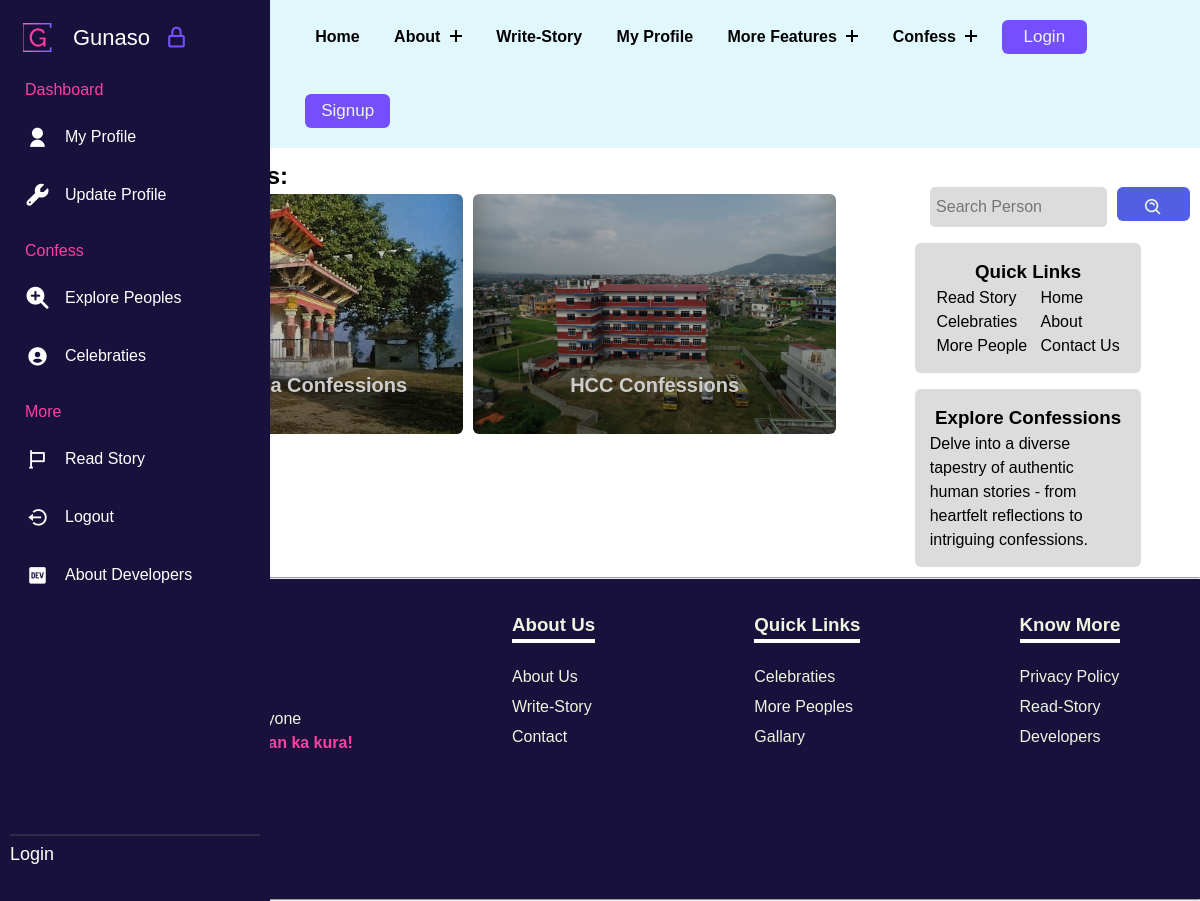
The page /groups/ on the database as committed earlier.
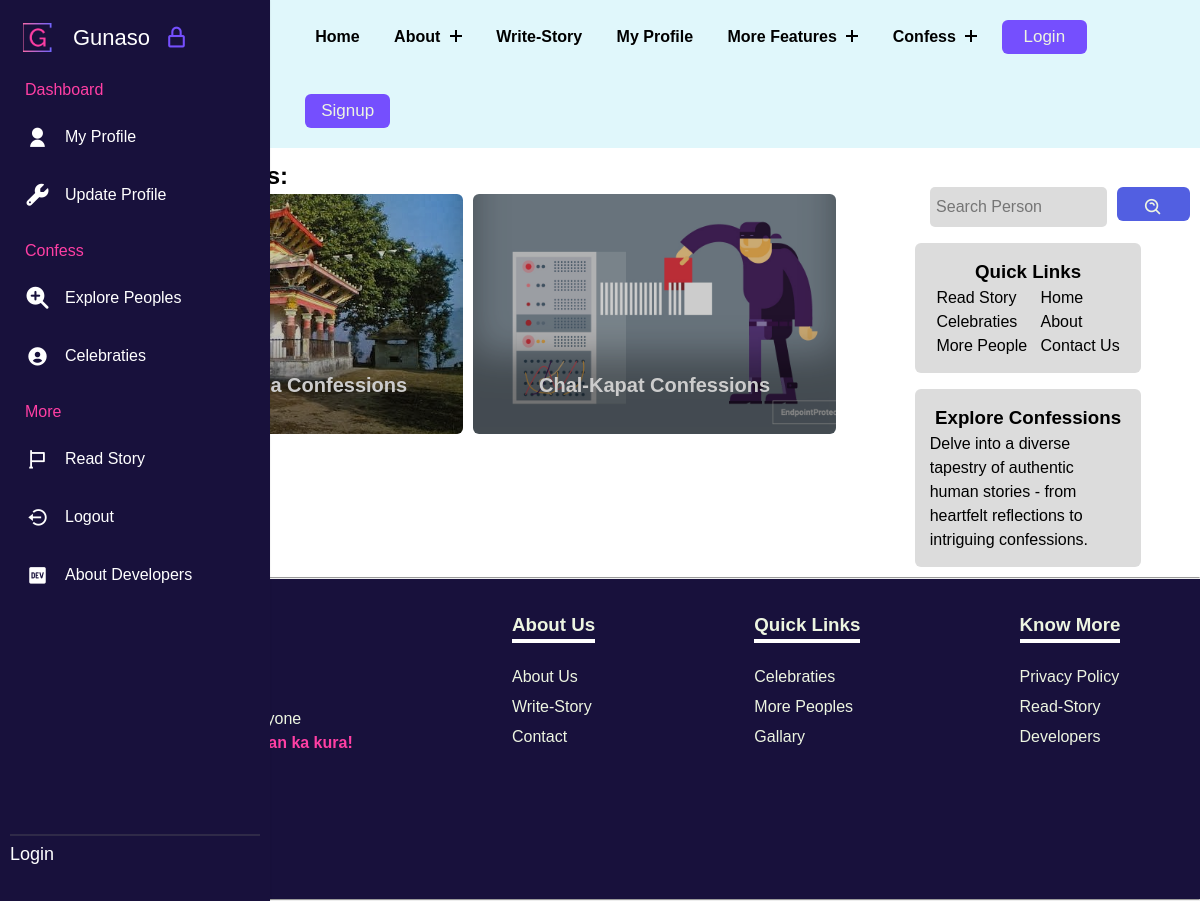
The same page on the database as committed later.
### gunasoApp/models.py (models this page shows, shortened)
class ConfessGroup(models.Model):
    sno = models.AutoField(primary_key=True)
    Groupname = models.CharField(max_length=30)
    owner = models.ForeignKey(User, on_delete=models.CASCADE, related_name = "owner", blank=True, default="")
    creationDate = models.DateField(auto_now_add=True)
    slug = models.CharField(max_length=130,unique=True, blank=True)
    image = models.ImageField(upload_to="gunasoApp/images/groupImages", blank=True, default="upload-image")
    introduction = models.TextField(blank=True)

### gunasoApp/views.py (the view)
# urls.py: path('groups/',views.groups, name='groups'),
def groups(request):
    allgroups = ConfessGroup.objects.all()
    context = {"allgroups":allgroups}
    return render(request, 'groups.html', context)

### templates/groups.html (shortened to what this page needs)
{% extends 'base.html' %}
{% load static %}
    {% block base_style%}
    {{ block.super }}
    <link rel="stylesheet" href="{% static 'styles/groups.css' %}">
    {% endblock base_style%}
    {% block content %}
    <div class="groupsmain">
        <div class="containflex">
            <div class="leftside">
                <h2>Explore <span class="blue">Groups:</span></h2>
                <div class="gridcontain">
                    {% for allgroups in allgroups %}
                    <a href="/groups/{{allgroups.slug}}" data-aos="fade-up">
                        <div class="card" style="background-image: url(../media/{{allgroups.image}});">
                            <h2>{{allgroups.Groupname}}</h2>
                        </div>
                    </a>
                    {% endfor %}
                </div>
            </div>
            <div class="rightside">
                <div class="searchdiv" data-aos="fade-down">
                    <form method="get" action="{% url 'searchperson' %}">
                        <input class="searchinp" type="search" placeholder="Search Person" aria-label="Search"
                            name="query" id="query">
                        <button class="copybtn" type="submit" style="margin: 0;">
                            <i class='bx bx-search-alt'></i>
                        </button>
                    </form>
                </div>
                <div class="catandside">
                    <div class="categoriesdiv" data-aos="fade-down">
                        <h3>Quick Links</h3>
                        <div class="uls">
                            <ul class="lineone">
                                <li><a href="/read-story">Read Story</a></li>
                                <li><a href="/topics">Celebraties</a></li>
                                <li><a href="#">More People</a></li>
                            </ul>
                            <ul class="lineone">
                                <li><a href="/">Home</a></li>
                                <li><a href="/about">About</a></li>
                                <li><a href="/contact">Contact Us</a></li>
                            </ul>
                        </div>
                    </div>
                    <div class="categoriesdiv" data-aos="fade-up">
                        <h3>Explore Confessions</h3>
                        <p>Delve into a diverse tapestry of authentic human stories - from heartfelt reflections to
                            intriguing confessions.</p>
                    </div>
                </div>
            </div>
        </div>
    </div>
    {% endblock %}

### templates/base.html (shortened to what this page needs)
{% load static %}
<!DOCTYPE html>
<html lang="en">
<head>
    {% block base_style%}
    <link rel="stylesheet" href="{% static 'styles/base.css' %}">
    <link href="https://unpkg.com/aos@2.3.1/dist/aos.css" rel="stylesheet">
    {% endblock base_style%}
    <link rel="stylesheet" href="https://cdnjs.cloudflare.com/ajax/libs/font-awesome/4.7.0/css/font-awesome.min.css" />
    <link href="https://cdn.jsdelivr.net/npm/remixicon@4.0.0/fonts/remixicon.css" rel="stylesheet" />
    <link flex href="https://unpkg.com/boxicons@2.1.4/css/boxicons.min.css" rel="stylesheet" />
</head>
<body>
    <header class="header">
        <div class="container_nav">
            <div class="header-main">
                <div class="logo">
                    <a href="/">
                        <div class="contentlogo">
                            <h2 class="text" data-text="Gunaso">
                            </h2>
                         </div>
                    </a>
                </div>
                <nav class="nav-menu">
                    <ul class="menu">
                        <li class="menu-item">
                            <a href="/">Home</a>
                        </li>
                        <li class="menu-item menu-item-has-children">
                            <a href="#" data-toggle="sub-menu">About <i class="plus"></i></a>
                        </li>
                        <li class="menu-item">
                            <a href="{% url 'writestory' %}">write-Story</a>
                        </li>
                        <li class="menu-item">
                            <a href="/user/{{request.user}}">My Profile</a>
                        </li>
                        <li class="menu-item menu-item-has-children">
                            <a href="#" data-toggle="sub-menu">More Features <i class="plus"></i></a>
                        </li>
                        <li class="menu-item menu-item-has-children">
                            <a href="#" data-toggle="sub-menu">Confess <i class="plus"></i></a>
                        </li>
                        {% if user.is_authenticated %}
                        <button id="logoutbtn" onclick="logoutfunc()">
                            Logout
                        </button>
                        {% else %}
                        <button id="loginbtn" onclick="loginfunc()">
                            Login
                        </button>
                        <button id="signupbtn" onclick="signupfunc()">
                            Signup
                        </button>
                        {% endif %}
                    </ul>
                </nav>
            </div>
        </div>
    </header>
    <nav class="sidebar hoverable close">
        <div class="logo_items flex">
            <span class="nav_image">
                <img src="{% static 'images/logos/g-high-resolution-logo-transparent.png' %}" alt="logo_img" />
            </span>
            <span class="logo_name">Gunaso</span>
            <i class="bx bx-lock-alt" id="lock-icon" title="Unlock Sidebar"></i>
        </div>
        <div class="menu_container">
            <div class="menu_items">
                <ul class="menu_item">
                    <div class="menu_title flex">
                        <span class="title">Dashboard</span>
                    </div>
                    <li class="item">
                        <a href="/user/{{request.user}}" class="link flex">
                            <i class="ri-user-fill"></i>
                            <span>My Profile</span>
                        </a>
                    </li>
                    <li class="item">
                        <a href="{% url 'update_profile' %}" class="link flex">
                            <i class="fa-solid fa-wrench"></i>
                            <span>Update Profile</span>
                        </a>
                    </li>
                </ul>
                <ul class="menu_item">
                    <div class="menu_title flex">
                        <span class="title">Confess</span>
                    </div>
                    <li class="item">
                        <a href="{% url 'person' %}" class="link flex">
                            <i class="fa-solid fa-magnifying-glass-plus"></i>
                            <span>Explore Peoples</span>
                        </a>
                    </li>
                    <li class="item">
                        <a href="{% url 'topics' %}" class="link flex">
                            <i class='bx bxs-user-circle'></i>
                            <span>Celebraties</span>
                        </a>
                    </li>
                </ul>
                <ul class="menu_item">
                    <div class="menu_title flex">
                        <span class="title">More</span>
                    </div>
                    <li class="item">
                        <a href="{% url 'readstory' %}" class="link flex">
                            <i class="bx bx-flag"></i>
                            <span>Read Story</span>
                        </a>
                    </li>
                    <li class="item">
                        <a href="{% url 'logout' %}" class="link flex">
                            <i class='bx bx-log-out-circle'></i>
                            <span>Logout</span>
                        </a>
                    </li>
                    <li class="item">
                        <a href="{% url 'developers' %}" class="link flex">
                            <i class='bx bxl-dev-to'></i>
                            <span>About Developers</span>
                        </a>
                    </li>
                </ul>
            </div>
            <div class="sidebar_profile flex">
                {% if user.is_authenticated %}
                <span class="nav_image">
                    <img src="{{request.user.Profile.image.url}}" alt="logo_img" style="border-radius: 50%; height: 35px; width:35px;" />
                </span>
                <div class="data_text">
                    <span class="name">{{request.user}}</span>
                    <br>
                    <span class="email">{{request.user.email}}</span>
                </div>
                {% else %}
                <span class="name">Login</span>
                {% endif %}
            </div>
        </div>
    </nav>
    {% block content %} {% endblock %}
    <hr>
    <footer class="footer">
        <div class="fone">
            <p>Gunaso for Everyone<br> <span>Pokham afna man ka kura!</span></p>
            <div class="footer-links">
                <a href=""></a>
                <a href=""></a>
                <a href=""></a>
            </div>
        </div>
        <div class="ftwo">
            <ul>
                <h3 class="footer-h3">About Us</h3>
                <li><a href="{% url 'about' %}">About Us</a></li>
                <li><a href="{% url 'writestory' %}">Write-Story</a></li>
                <li><a href="{% url 'contact' %}">Contact</a></li>
            </ul>
        </div>
        <div class="fthree">
            <ul>
                <h3 class="footer-h3">Quick Links</h3>
                <li><a href="{% url 'topics'%}">Celebraties</a></li>
                <li><a href="{% url 'person'%}">More Peoples</a></li>
                <li><a href="{% url 'gallary' %}">Gallary</a></li>
            </ul>
        </div>
        <div class="ffour">
            <ul>
                <h3 class="footer-h3">Know More</h3>
                <li><a href="{% url 'privacypolicy' %}">Privacy Policy</a></li>
                <li><a href="{% url 'readstory' %}">Read-Story</a></li>
                <li><a href="{% url 'developers' %}">Developers</a></li>
            </ul>
        </div>
    </footer>
</body>
</html>

### static/styles/groups.css (style rules this page uses)
* { margin: 0; padding: 0; list-style: none; text-decoration: none; font-family: sans-serif; box-sizing: border-box; }
:root { --dark: #754ffe; --darkgreen: #379683; --bcolor: #5CDB95; --cooltexr: #4a4b65; --backupgreen: #8EE4AF; --para: #EDF5E1; --mainheading: #FFF; --hotish: #FF3FA4; --skyblue: #525FE1; --footer: #18113c; }
.groupsmain { margin-left: 5rem; }
.copybtn { cursor: pointer; background-color: var(--skyblue); font-family: inherit; display: inline-block; width: 5em; height: 2em; line-height: 1.9em; margin: 10px 0; position: relative; overflow: hidden; border: 2px solid var(--color); transition: color .5s; z-index: 1; font-size: 17px; border-radius: 6px; font-weight: 500; color: var(--para); }
.copybtn:before { content: ""; position: absolute; z-index: -1; background: var(--skyblue); height: 150px; width: 200px; border-radius: 50%; }
.copybtn:before { top: 100%; left: 100%; transition: all .7s; }
.containflex { padding: 10px; display: flex; gap: 20px; }
.gridcontain { display: grid; gap: 10px; grid-template-columns: repeat(2, 1fr) }
.card { padding: 6px; height: 30vh; border-radius: 6px; box-shadow: rgba(0, 0, 0, 0.35) 0px -80px 36px -1px inset; background-color: violet; background-size: cover; background-position: center; background-repeat: no-repeat; filter: brightness(80%); }
a { text-decoration: none; }
.card h2 { text-align: center; position: relative; top: 170px; color: #ffffff; font-size: 20px; }
.leftside { padding: 0 10px 10px 10px; flex-basis: 70%; }
.rightside { padding-top: 13px; flex-basis: 30%; border-radius: 6px; }
.searchdiv { margin-top: 1rem; display: flex; align-items: center; margin-left: 4rem; }
.searchdiv form { display: flex; gap: 10px; }
.searchdiv i { line-height: 5vh; font-size: 20px; }
.searchinp { padding: 6px; width: 78%; background-color: gainsboro; height: 5vh; }
.searchinp { border: none; font-size: 16px; border-radius: 5px; }
.catandside { display: flex; flex-direction: column; align-items: center; }
.categoriesdiv { margin-top: 1rem; border-radius: 6px; padding: 15px; background-color: gainsboro; text-align: center; width: 70%; }
.categoriesdiv p { text-align: left; }
.uls { display: flex; justify-content: space-around; }
.uls ul { text-align: left; }
.uls ul li a { text-decoration: none; color: #000; cursor: pointer; }

Rows that differ between the two databases and show on the page:
removed ConfessGroup: image (picture), Groupname "HCC Confessions"
added ConfessGroup: image (picture), Groupname "Chal-Kapat Confessions"
